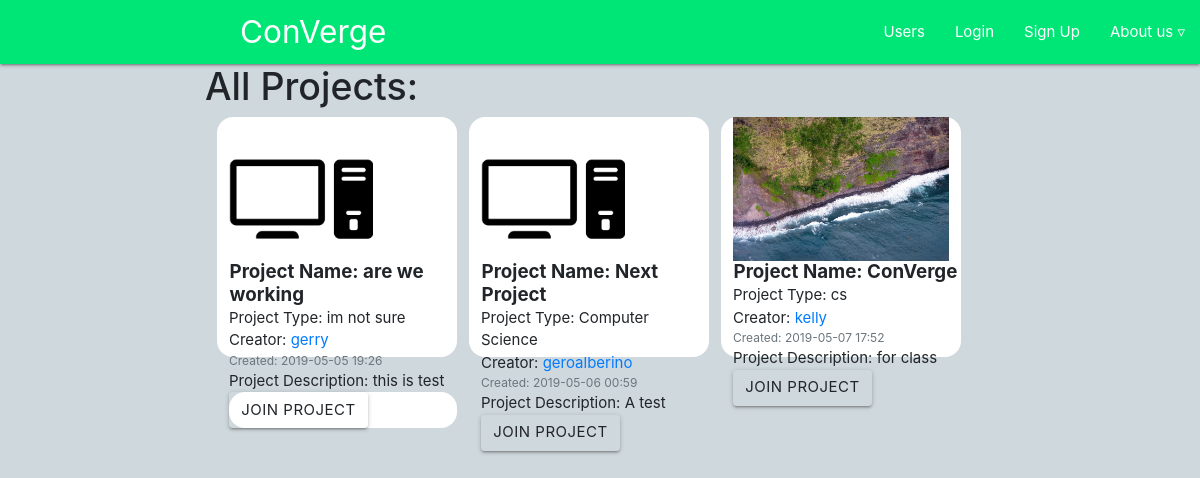
Page /publicDashboard/ on the committed database.
### users/models.py (models this page shows, shortened)
class Project(models.Model):
      dateTime = models.CharField(max_length=100)
      creator = models.ForeignKey(Profile, on_delete=models.CASCADE)
      projectName = models.CharField(max_length=100)
      projectType = models.CharField(max_length=100)
      projectDescription = models.CharField(max_length=500)
      textArea = models.TextField(max_length=10000,default="add info / planning here")
      projectPicture = models.ImageField(default='pics/defaultProject.png',upload_to='pics/')

class Profile(models.Model):
    user = models.OneToOneField(User, on_delete=models.CASCADE) #pics is the directory in the MEDIA directory to be saved
    image = models.ImageField(default='pics/default.png',upload_to='pics/') #needs pillow to be installed
    location = models.CharField(max_length=100, default=" ")
    userDescription = models.CharField('User description', max_length=1000, default='tell us about yourself')
    userInterests = models.CharField('User interests', max_length=250, default='list your interests')

### users/views.py (the view)
# urls.py: path('publicDashboard/',user_views.dashboard,name="dash"),
def dashboard(request):
   projects = Project.objects.all() #from db
   return render(request,'users/dashboard.html',{'projects':projects})

### users/templates/users/dashboard.html (shortened to what this page needs)
{% extends "main/header.html" %}
{% block content%}
<div class="row" id="main1">
  <div class="col-2"></div>
  <div class="col-9">
    <div>
      <h1>All Projects: </h1>
      {% for x in projects %}
      <div class="media1">
        <img class="account-img"  src="{{x.projectPicture.url}}">
        <div>
          <h5><strong>Project Name: {{x.projectName}}</strong></h5>
          <p>Project Type: {{x.projectType}}</p>
          <p>Creator: <a href="/allUsers?name1={{x.creator.user}}"> {{x.creator.user}} </a></p>
          <p class="text-muted small">Created: {{x.dateTime}}</p>
          <p>Project Description: {{x.projectDescription}}</p>
          <p><form action="get">
              <button
              type="submit"
              class="btn attendBtn"
              value="{{ x.user }}"
               >Join Project
              </button></p>
        </div>
      </div>
      {% endfor %}
    </div>
  </div>
</div>
{% endblock%}

### users/templates/users/dashboard.html (style rules this page uses)
.account-img { height: 18vh; }
form { background-color: white; border-radius: 2vh; }
.media1 { float: left; background-color:white; width: 20vw; height: 20vw; border-radius: 2vh; margin-left: 1vw; margin-bottom: 1vh; padding-left:1vw; }
p { margin: 0px; }
h5 { margin: .5px; }

### rows in the picture
Project: projectPicture (placeholder picture), projectName "are we working", projectType "im not sure", creator.user "gerry", dateTime "2019-05-05 19:26", projectDescription "this is test"
Project: projectPicture (placeholder picture), projectName "Next Project", projectType "Computer Science", creator.user "geroalberino", dateTime "2019-05-06 00:59", projectDescription "A test"
Project: projectPicture (picture), projectName "ConVerge", projectType "cs", creator.user "kelly", dateTime "2019-05-07 17:52", projectDescription "for class"
